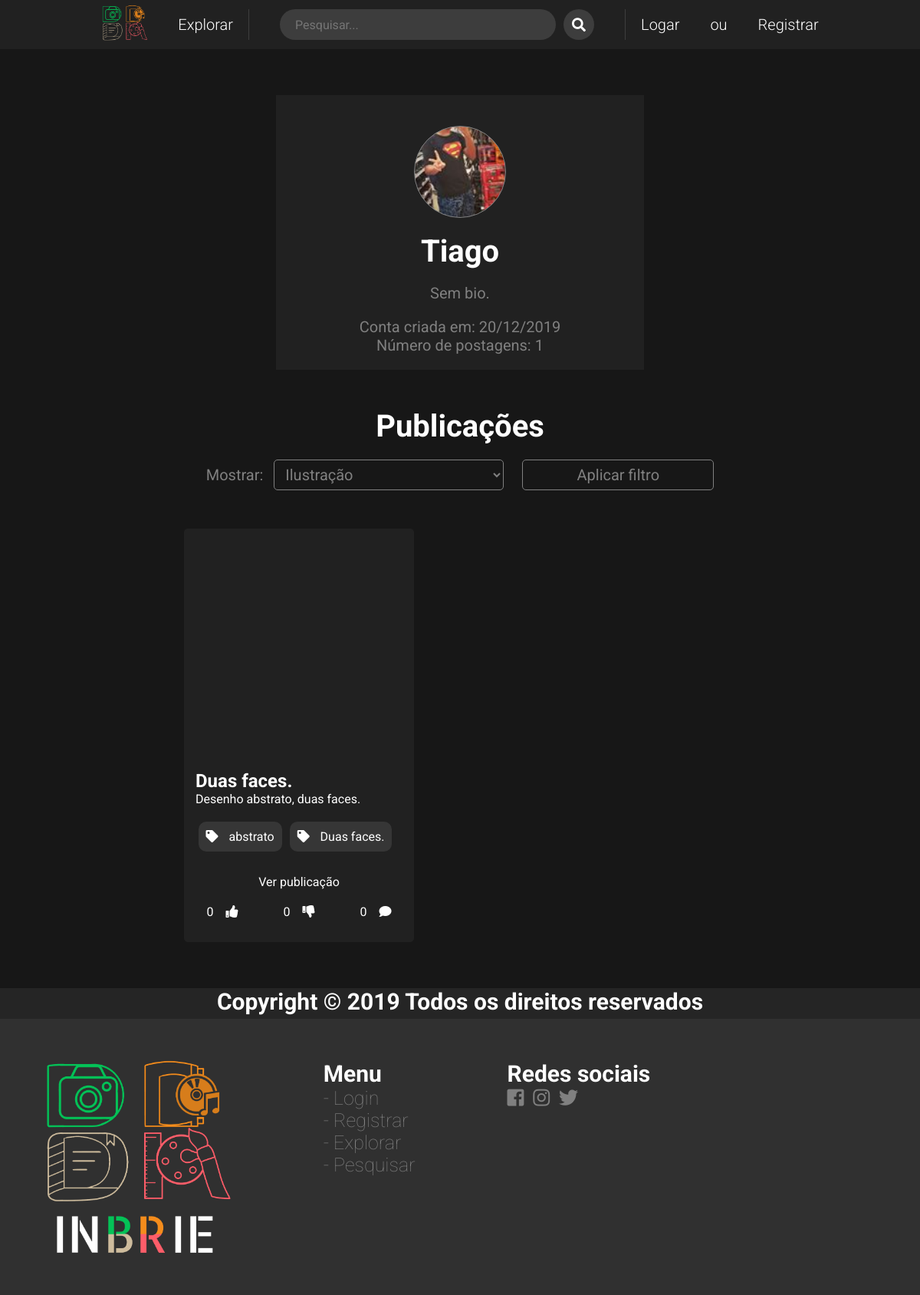
Screenshot of /perfil.php?usuarioID=15 with the database file from the repository.
### tables this page shows
CREATE TABLE IF NOT EXISTS `usuario` (
  `usuarioID` int(11) NOT NULL AUTO_INCREMENT,
  `usuarioNome` varchar(16) NOT NULL,
  `usuarioBio` varchar(1000) DEFAULT 'Sem biografia.',
  `usuarioEmail` varchar(36) NOT NULL,
  `usuarioSenha` varchar(62) NOT NULL,
  `usuarioFotoPerfil` varchar(500) NOT NULL,
  `usuarioDataRegistro` timestamp NOT NULL DEFAULT CURRENT_TIMESTAMP,
  PRIMARY KEY (`usuarioID`),
  UNIQUE KEY `userName_UNIQUE` (`usuarioNome`),
  UNIQUE KEY `userEmail_UNIQUE` (`usuarioEmail`)
);

CREATE TABLE IF NOT EXISTS `posttipoilustracao` (
  `postID` int(11) NOT NULL AUTO_INCREMENT,
  `id_usuario` int(11) NOT NULL,
  `postTitulo` varchar(255) NOT NULL DEFAULT 'Sem título',
  `postDescricao` varchar(500) NOT NULL DEFAULT 'Sem descrição',
  `postData` timestamp NOT NULL DEFAULT CURRENT_TIMESTAMP,
  PRIMARY KEY (`postID`),
  KEY `id_ilustrationOP` (`id_usuario`)
);

CREATE TABLE IF NOT EXISTS `postconteudoilustracao` (
  `postConteudoID` int(11) NOT NULL AUTO_INCREMENT,
  `id_ilustracaoPost` int(11) NOT NULL,
  `conteudoIndice` int(11) NOT NULL,
  `conteudoDiretorio` varchar(500) NOT NULL,
  PRIMARY KEY (`postConteudoID`),
  KEY `id_contentIlustracao_idx` (`id_ilustracaoPost`)
);

CREATE TABLE IF NOT EXISTS `posttagilustracao` (
  `tagID` int(11) NOT NULL AUTO_INCREMENT,
  `id_ilustracaoPost` int(11) NOT NULL,
  `tag` varchar(255) NOT NULL,
  PRIMARY KEY (`tagID`),
  KEY `original_post_idx` (`id_ilustracaoPost`),
  KEY `original_post_ilustracao` (`id_ilustracaoPost`)
);

### perfil.php (the view, shortened to what this page needs)
<?php
    include('zActionsPHP/conexaoDB.php');
?>
<!DOCTYPE html>
<html lang="pt-BR">
<head>
    <link rel="stylesheet" href="styles/stylePerfil.css">
    <link rel="stylesheet" href="styles/styleInputTag.css">
    <link rel="stylesheet" href="styles/styleNavBar.css">
    <link rel="stylesheet" href="styles/styleMsgBox.css">
    <link rel="stylesheet" href="styles/styleFooter.css">
    <link rel="stylesheet" href="https://use.fontawesome.com/releases/v5.7.0/css/all.css">
</head>
<body class="preload" id="preloadcontainer">
    <?php
        include('header.php');
        if(isset($_GET['showExplore'], $_GET['usuarioID'])){
            $organizeExplore = "MaisRecentes";
            $showExplore = $_GET['showExplore'];
            $usuarioID = $_GET['usuarioID'];
        }else{
            $organizeExplore = "MaisRecentes";
            $showExplore = "ilustracao";
            $usuarioID = $_GET['usuarioID'];
        }
        $sql = "SELECT usuarioNome, usuarioBio, usuarioFotoPerfil, usuarioDataRegistro FROM usuario WHERE usuarioID = $usuarioID;";
        $result = mysqli_query($conexao, $sql);
        if(mysqli_num_rows($result) > 0){
            while($row = mysqli_fetch_assoc($result)){
                $usuarioNome = $row['usuarioNome'];
                $usuarioBio = $row['usuarioBio'];
                $usuarioFotoPerfil = $row['usuarioFotoPerfil'];
                $usuarioFotoPerfil = substr($usuarioFotoPerfil, 3);
                $usuarioDataRegistro = $row['usuarioDataRegistro'];
                $usuarioDataRegistro = date("d/m/Y", strtotime($usuarioDataRegistro));
                $sqlFotografia = "SELECT COUNT(*) AS contadorPostFotografia FROM posttipofotografia WHERE id_usuario = $usuarioID";
                $resultFotografia = mysqli_query($conexao, $sqlFotografia);
                while($contadorPostFotografia = mysqli_fetch_assoc($resultFotografia)){
                    $contadorPost = $contadorPostFotografia['contadorPostFotografia'];
                }
                $sqlIlustracao = "SELECT COUNT(*) AS contadorPostIlustracao FROM posttipoilustracao WHERE id_usuario = $usuarioID";
                $resultIlustracao = mysqli_query($conexao, $sqlIlustracao);
                while($contadorPostIlustracao = mysqli_fetch_assoc($resultIlustracao)){
                    $contadorPost = $contadorPost + $contadorPostIlustracao['contadorPostIlustracao'];
                }
                $sqlLiteratura = "SELECT COUNT(*) AS contadorPostLiteratura FROM posttipoliteratura WHERE id_usuario = $usuarioID";
                $resultLiteratura = mysqli_query($conexao, $sqlLiteratura);
                while($contadorPostLiteratura = mysqli_fetch_assoc($resultLiteratura)){
                    $contadorPost = $contadorPost + $contadorPostLiteratura['contadorPostLiteratura'];
                }
                $sqlMusica = "SELECT COUNT(*) AS contadorPostMusica FROM posttipomusica WHERE id_usuario = $usuarioID";
                $resultMusica = mysqli_query($conexao, $sqlMusica);
                while($contadorPostMusica = mysqli_fetch_assoc($resultMusica)){
                    $contadorPost = $contadorPost + $contadorPostMusica['contadorPostMusica'];
                }
            }
        }else{
            header('Location: error404.php');
            exit;
        }
    ?>
    <div class="artista-perfil-container">
        <div class="artista-perfil-img" style="background-image: url('<?php echo $usuarioFotoPerfil; ?>')"></div>
        <div class="title-perfil">
            <h1><?php echo $usuarioNome; ?></h1><br>
            <p><?php echo $usuarioBio; ?></p>
        </div>
        <div class="info-perfil">
            <p>Conta criada em: <?php echo $usuarioDataRegistro; ?></p>
            <p>Número de postagens: <?php echo $contadorPost; ?></p>
        </div>
    </div>
    <div class="post-container-perfil">
        <h1 class="h1-pub">Publicações</h1>
        <form class="inline-select" action="perfil.php" method="GET">
            <label for="showExplore">Mostrar:</label>
                <select name="showExplore" id="showExplore">
                <option value="ilustracao"
                <?php echo $showExplore=="ilustracao" ? "selected" : ""; ?>>Ilustração</option>
            </select>
            <input class="apply-filtro" type="submit" value="Aplicar filtro">
        </form>
        <?php
                $tableTipo = "posttipo$showExplore";
                $tableConteudo = "postconteudo$showExplore";
                $tableCurtida = "postcurtida$showExplore";
                $tableTag = "posttag$showExplore";
                $tableComentario = "postcomentario$showExplore";
                $id_post = "id_".$showExplore."Post";
                if($organizeExplore == "MaisRecentes"){
                    $orderBY = "ORDER BY $tableTipo.postData DESC";
                }else if($organizeExplore == "MenosRecentes"){
                    $orderBY = "ORDER BY $tableTipo.postData ASC";
                }else if($organizeExplore == "MaisCurtidos"){
                    $orderBY = "DESC";
                }else if($organizeExplore == "MenosCurtidos"){
                    $orderBY = "ASC";
                }
                $sql = "SELECT postID, postTitulo, postDescricao FROM $tableTipo, $tableTag WHERE $tableTag.$id_post = $tableTipo.postID AND $tableTipo.id_usuario = $usuarioID GROUP BY postID;";
                if($organizeExplore == "MaisRecentes" || $organizeExplore == "MenosRecentes"){
                    $sql = "SELECT postID, postTitulo, postDescricao FROM $tableTipo, $tableTag WHERE $tableTag.$id_post = $tableTipo.postID AND  $tableTipo.id_usuario = $usuarioID GROUP BY postID $orderBY;";
                }
                $result = mysqli_query($conexao, $sql);
                if(mysqli_num_rows($result) > 0){
                    echo "
                    <div class='content-container-pesquisar'>";
                    while($row = mysqli_fetch_assoc($result)){
                        $postID = $row['postID'];
                        $postTitulo = $row['postTitulo'];
                        $postDescricao = $row['postDescricao'];
                        if($showExplore == "literatura"){
                            echo "<div class='lit-box'>";
                        }else{
                            echo "<div class='box-pesquisar'>";
                        }
                        if($showExplore == "fotografia" || $showExplore == "ilustracao"){
                            $sqlPegarMinuatura = "SELECT conteudoDiretorio FROM $tableConteudo WHERE conteudoIndice = 1 AND $id_post = $postID";
                            $resultMiniatura = mysqli_query($conexao, $sqlPegarMinuatura);
                            while($miniatura = mysqli_fetch_assoc($resultMiniatura)){
                                $conteudoDiretorio = $miniatura['conteudoDiretorio'];
                                $conteudoDiretorio = substr($conteudoDiretorio, 3);
                            }
                            echo "
                                <div class='preview-post-pesquisar' style='background-image:url(".$conteudoDiretorio.")'></div>
                            ";
                        }else if($showExplore == "literatura" || $showExplore == "musica"){
                            $sqlPegarMinuatura = "SELECT miniaturaDiretorio FROM $tableTipo WHERE postID = $postID";
                            $resultMiniatura = mysqli_query($conexao, $sqlPegarMinuatura);
                            while($miniatura = mysqli_fetch_assoc($resultMiniatura)){
                                $conteudoDiretorio = $miniatura['miniaturaDiretorio'];
                                $conteudoDiretorio = substr($conteudoDiretorio, 3);
                            }
                            if($showExplore == "literatura"){
                                echo "
                                <div class='lit-preview' style='background-image:url(".$conteudoDiretorio.")'></div>
                                ";
                            }
                            if($showExplore == "musica"){
                                echo "
                                <div class='music-preview' style='background-image:url(".$conteudoDiretorio.")'></div>
                                ";
                            }
                        }
                        echo "
                            <div class='title-post-pesquisar'>
                                <h2>$postTitulo</h2>
                                <p>$postDescricao</p>
                            </div>
                            <div class='tags-input'>";
                        $sql2 = "SELECT tag FROM $tableTag WHERE $id_post = $postID";
                        $result2 = mysqli_query($conexao, $sql2);
                        while($row2 = mysqli_fetch_assoc($result2)){
                            $tag = $row2['tag'];
                            echo "
                                <span class='tag'>
                                    <i class='fas fa-tag'></i>
                                    <span class='tagtext'>$tag</span>
                                </span>
                                ";
                        }
                        $sql3 = "SELECT COUNT(*) AS numLikes FROM $tableCurtida WHERE $id_post = $postID AND curtidaTipo = 1";
                        $result3 = mysqli_query($conexao, $sql3);
                        while($row3 = mysqli_fetch_assoc($result3)){
                            $numLikes = $row3['numLikes'];
                        }
                        $sql4 = "SELECT COUNT(*) AS numDeslikes FROM $tableCurtida WHERE $id_post = $postID AND curtidaTipo = 0";
                        $result4 = mysqli_query($conexao, $sql4);
                        while($row4 = mysqli_fetch_assoc($result4)){
                            $numDeslikes = $row4['numDeslikes'];
                        }
                        $sql5 = "SELECT COUNT(*) AS numComment FROM $tableComentario WHERE $id_post = $postID";
                        $result5 = mysqli_query($conexao, $sql5);
                        while($row5 = mysqli_fetch_assoc($result5)){
                            $numComment = $row5['numComment'];
                        }
                        echo "
                        </div>
                        <div class = 'link-view-pub-container'>
                        ";
                        switch ($showExplore) {
                            case 'ilustracao':
                            echo "<a target='_blank' class='view-pub-link' href='ilustracao.php?postID=$postID'><p>Ver publicação</p></a>";
                                break;
                        }
                        echo "
                        </div>
                            <div class='info-post-container'>
                                <p> $numLikes &nbsp;&nbsp;&nbsp;<i class='fas fa-thumbs-up'></i></p>
                                <p> $numDeslikes &nbsp;&nbsp;&nbsp;<i class='fas fa-thumbs-down'></i></p>
                                <p> $numComment &nbsp;&nbsp;&nbsp;<i class='fas fa-comment'></i></p>
                            </div>
                        </div>
                        ";
                    }
                }else{
                    echo "<br><br><br><br><h1 style='color: white;'>Nenhuma postagem encontrada.</h1><br><br><br><br><br>";
                }
            ?>
        </div>
    </div>
</body>
</html>

### styles/stylePerfil.css (style rules this page uses)
* { margin: 0; padding: 0; box-sizing: border-box; font-family: 'Roboto'; }
html { background-color: #171717; }
.artista-perfil-container { width: 40vw; left: 50%; padding: 20px; background-color: #212121; position: relative; transform: translate(-50%, 0%); display: flex; flex-direction: column; align-items: center; }
.artista-perfil-img { width: 10vw; height: 10vw; margin-top: 20px; border: 1px solid gray; border-radius: 50%; }
.title-perfil { margin-top: 20px; max-width: 60%; text-align: center; }
.title-perfil > h1 { color: white; font-size: 40px; }
.title-perfil > p { color: #808080; font-size: 20px; }
.info-perfil { margin-top: 20px; color: #808080; text-align: center; font-size: 20px; }
.post-container-perfil { display: flex; flex-direction: column; justify-content: center; align-items: center; width: 75%; position: relative; left: 50%; transform: translate(-50%, 0%); }
.h1-pub { color: white; margin-top: 50px; font-size: 40px; }
.inline-select { margin-top: 20px; }
.inline-select > label { font-size: 20px; color: #808080; margin-right: 10px; }
.inline-select > select { background: none; border: 1px solid #808080; border-radius: 5px; width: 300px; height: 40px; color: #808080; font-size: 20px; padding-left: 10px; outline: none; }
.content-container-pesquisar { margin-top: 50px; width: 80%; columns: 4; column-gap: 40px; color: white; }
.box-pesquisar { width: 25vw; background-color: #212121; border-radius: 5px; overflow: hidden; margin: 0 0 20px; max-width: 500px; break-inside: avoid; color: white; }
.preview-post-pesquisar { width: 25vw; height: 25vw; max-width: 500px; max-height: 500px; background-repeat: no-repeat; background-size: cover; background-position: center; }
.link-view-pub-container { width: 100%; text-align: center; margin-bottom: 20px; }
.view-pub-link { color: white; text-decoration: none; }
.tags-input { justify-content: center; padding-left: 15px; padding-right: 15px; }
.info-post-container { display: flex; align-items: center; justify-content: space-around; padding-bottom: 30px; }
.title-post-pesquisar { padding-left: 15px; padding-right: 15px; padding-top: 15px; }
.apply-filtro { background: none; border: 1px solid #808080; border-radius: 5px; width: 250px; height: 40px; color: #808080; font-size: 20px; cursor: pointer; outline: none; margin-left: 20px; }
.artista-perfil-img { background-repeat: no-repeat; background-position: center; background-size: cover; }

### styles/styleInputTag.css (style rules this page uses)
.tags-input { margin-top: 20px; margin-bottom: 20px; display: flex; flex-wrap: wrap; }
.tag { padding: 10px; background: #363636; border-radius: 10px; margin-right: 10px; margin-bottom: 10px; }
.fa-tag { margin-right: 10px; }

### styles/styleNavBar.css (style rules this page uses)
* { margin: 0; padding: 0; box-sizing: border-box; }

### styles/styleFooter.css (style rules this page uses)
.footerbar { width: 100vw; max-width: 100%; height: 400px; position: relative; margin-top: 60px; background-color: #303030; font-family: 'Roboto'; }
.titlefooter { width: 100%; height: 10%; background-color: #252525; color: white; text-align: center; font-size: 15px; font-family: 'Roboto'; }
.contentfooter { width: 100%; height: 90%; display: flex; align-items: center; font-family: 'Roboto'; }
.container-contentfooter { width: 75%; height: 70%; margin-left: 5vw; display: flex; }
.container-contentfooter > img { max-height: 100%; }
.row { margin-left: 10vw; }
.row.menu { display: flex; flex-direction: column; }
.row > h1 { color: white; font-size: 30px; }
.row > a { color: #808080; font-size: 25px; font-weight: lighter; text-decoration: none; }
.fa-facebook-square, .fa-instagram, .fa-twitter { transition: color 0.25s ease-in-out; }

### rows the page displays
usuario: usuarioFotoPerfil (picture), usuarioNome "Tiago", usuarioBio "Sem bio.", usuarioDataRegistro "20/12/2019"
posttipoilustracao: postTitulo "Duas faces.", postDescricao "Desenho abstrato, duas faces.", numLikes "0", numDeslikes "0", numComment "0"
posttagilustracao: tag "abstrato"
posttagilustracao: tag "Duas faces."

### other values shown
$contadorPost "1"
